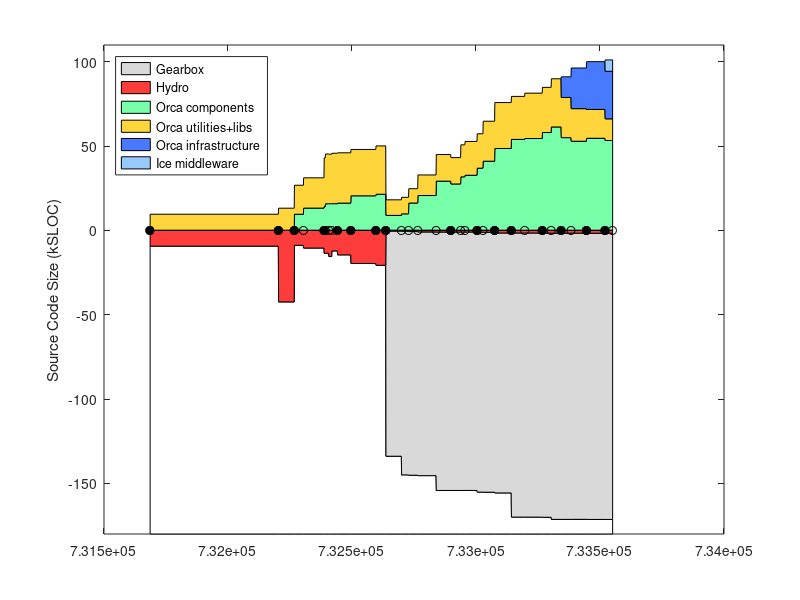

MATLAB code for this plot: (Note: this script raises an error after producing the figure.)
% keep track of orca project size using sloccount
clear all

%%%%%%%%%% DATA %%%%%%%%%%%%%%%%%%%%

% include/* except: include/{Freeze IceSSL IcePatch2}
% src/{Ice Slice IceGrid icecpp IceStorm slice2cpp IceUtil IceBox IceXML}
%  Sice212 = [
%  (7842-1000) + (22093+18419+11499+10568+4392+4200+4252+567+316)
%  ];
%  Sice301 = [
%  (8164-1000) + (23018+19384+19169+10596+4479+4343+4308+622+319)
%  ];
% same as above, but now also add Java:
% src/{IceInternal Ice IceUtil IceBox}
%  Sice310 = [
%  (8810-1200) + (24275+20494+22689+10587+4569+4877+4770+667+319) + (13190+6915+1262+493)
%  ];
%  Sice311 = [
%  (8950-1275) + (24511+20505+22898+10590+4600+4884+4782+683+323) + (13266+6929+1262+504)
%  ];

% it's much easier to count the whole of Ice (we use most of it anyway)
% sloccount cpp/include/ cpp/src/
% (this does not account for .ice files in [ice]/slice/* but it's a small fraction of total)
Sice212 = 133523;
Sice301 = 144513;
Sice310 = 153243;
Sice311 = 154145;
Sice320 = 168475;
Sice321 = 169725;
Sice330 = 167422;

% indeces
iyy=1;
imm=2;
idd=3;
iver=4;
isub=5;
ibase=6;
icomp=7;
iutil=8;
iad=9;
icrp=10;

% the old way to count lines in *.ice files:
% rename them to *.cpp like this:
% $cd src/interfaces/slice/orca; for file in *; do mv $file `echo $file | sed s/.ice/.cpp/`; done
Sorca = [ ...
% YY    MM  DD  ?   SUB     BASE    COMP   UTILS   A&D  COMMON  VERSION
% 0.8.6: a single distro, divide in halves arbitrarily
2003     4  14  1   0       18930/2 18930/2  0      0   0    % 0.8.6 (last change in doc/ChangeLog
% BASE: orca-base
% COMP: sloccount orca-components/src/components
% UTIL: slocc orca-components/src/util
2004     9  13  1   0       42543   13047   0       0   0   % 0.11.0
2004    11  16  1   0       8963    17208   9441    0   0   % 0.12.0
2004    12  23  0   0       10596   17965   13094   0   0   % 0.12.1
2005     3  16  1   0       13767   28881   14005   0   0   % 0.13.0
2005     3  21  0   0       13620   29524   15665   0   0   % 0.13.1
2005     4   4  0   0       15630   29345   15727   0   0   % 0.13.2
2005     4  16  0   0       12283   29897   15724   0   0   % 0.13.3
2005     5   9  1   0       14639   29838   16056   0   0   % 0.14.0
2005     7   2  1   0       19751   27479   20395   0   0   % 0.15.0
2005    10  11  1   0       20818   28675   21303   0   0   % 1.0.0
% BASE: c_count src/interfaces/slice/orca/*.ice
% COMP: sloccount src/components
% UTIL: sloccount src/utils
2005    11  20  1   Sice212 530    9226         8781        0    0   % 2.0.0-rc1
2006     1  22  0   Sice301 596    9801         9695        0    0   % 2.0.0-rc2
% UTIL-IN-COMP: sloccount components/log* 
% COMP: sloccount components MINUS UTIL-IN-COMP
% UTIL: sloccount utils PLUS UTIL-IN-COMP
2006     2  20  0   Sice301 813    9867-1372    14734+1372  0    0  % 2.0.0-rc3
% UTIL-IN-COMP: sloccount components/orcaview* components/log*
2006     3  29  0   Sice301 1052   14625-2421   18131+2421  0    0  % 2.0.0-rc4
2006     6  11  0   Sice310 1116   19999-4215   24867+4215  0    0  % 2.0.0-rc5  
2006     8   9  1   Sice310 1116   19979-4348   23066+4348  0    0  % 2.0.0
2006     9  18  0   Sice310 1094   19317-329    31304+329   0    0  % 2.0.1
2006    10   5  0   Sice310 1094   20384-329    32255+329   0    0  % 2.0.2
2006    11  23  1   Sice311 1178   21408-1001   35768+1001  0    0  % 2.1.0
% BASE: c_count src/interfaces/slice/orca/*.ice
% COMP: sloccount src/components
% UTIL: sloccount src/utils src/libs
2006    12  17  0   Sice311 1240    23701   40914  0     0 % 2.1.1
2007     2   2  1   Sice311 1671    27238   48446  0     0 % 2.2.0
2007     4  10  1   Sice320 1671    25512   53828  0     0 % 2.3.0
2007     6   3  0   Sice320 1682    26905   54359  0     0 % 2.4.0
2007     8  13  1   Sice320 1772    26795   57918  0     0 % 2.5.0
2007     9  18  0   Sice321 1787    28573   61216  0     0 % 2.6.0
% A&D: Hydro: sloccount src
2007    10  28  1   Sice321 1787    23840   54879  12251  0     % 2.7.0
2007    12   7  0   Sice321 1750    19312   52762  24104  0     % 2.8.0
2008     2   7  1   Sice321 1811    17083   54520  28341  0     % 2.9.0
% COMMON: Gearbox: sloccount src
% YY    MM  DD  ?   SUB     BASE    COMP    UTILS  A&D   COMMON VERSION
2008     4  22  1   Sice321 1825    12851   53186  28196  6750  % 2.10.0
];
Vorca ={'0.8.6', '0.11.0', '0.12.0', '0.12.1', '0.13.0', '0.13.1', '0.13.2', '0.13.3', '0.14.0', '0.15.0', '1.0.0', ...
    '2.0.0-rc1', '2.0.0-rc2', '2.0.0-rc3', '2.0.0-rc4', '2.0.0-rc5', '2.0.0', '2.0.1', '2.0.2', '2.1.0', '2.1.1', ...
    '2.2.0', '2.3.0', '2.4.0', '2.5.0', '2.6.0', '2.7.0', '2.8.0', '2.9.0', '2.10.0' }';

% add a dummy release just for display
Sorca(end+1,:) = Sorca(end,:);
Sorca(end,imm) = Sorca(end,imm)+1;
Sorca(end,iver) = 0;
Vorca{end+1} = 'dummy';

% convert dates
Torca = datenum(Sorca(:,iyy),Sorca(:,imm),Sorca(:,idd));

% 2nd digit releases
i2 = (Sorca(:,iver)==1);
Torca2 = Torca(i2);
Vorca2 = Vorca(i2);

% for comparison, ASN
%  Sasn = 90433;

Sgenom = [
% YY    MM  DD  ? SUB   BASE    COMP    UTIL    VERSION
% SUB : cd pocolibs-2.3; sloccount include src
% BASE: cd genom-2.0; sloccount include src
% COMP: 0
% UTIL: 0 
2007    8   31  1  9786    11368   0   0       % 2.0
];

Splayer = [ 
% YY    MM  DD  ?   SUB     BASE                COMP       UTIL  VERSION
% BASE: (server-drivers)+client_libs
% COMP: drivers + utils
2002    12 04   1  0    (17331-12037)+9188      12037+2685 0    % 1.3.1
2003    7  15   1  0    (30452-24334)+12458     24334+3064 0    % 1.4-rc1
2003    12 07   1  0    (37378-30947)+13110     30947+9633 0    % 1.4-rc2
2004    5  31   1  0    (49225-42643)+13664     42643+3550 0    % 1.5
2004    11 12   1  0    (50758-43190)+13545     43190+4479 0    % 1.6
2005    1  31   0  0    (52069-44517)+13576     44517+4662 0    % 1.6.2
2005    7  28   0  0    (53348-45686)+14300     45686+5188 0    % 1.6.5
% BASE: (libplayercore-./bindings) + client_libs + (libplayertcp-./bindings)
% note: libplayerxdr is autogenerated
% COMP: server + utils
2005    10 25   0  0    (4866-0)+7560+(1391-0)  46474+5725  0   % 2.0pre7
% SUB : 0
% BASE: sloccount libplayercore client_libs libplayertcp 
%           MINUS sloccount libplayercore/bindings/ libplayertcp/bindings
% note: libplayerxdr is autogenerated
% COMP: sloccount server 
% UTIL: sloccount utils PLUS stage/src
% YY    MM  DD  ?   SUB     BASE                COMP       UTIL  VERSION
2006    2  28   1  0    63992-47749-1291        54704       0     % 2.0.0
2006    3  25   1  0    65606-48912-1291        53033       0     % 2.0.1
2006    6   9   1  0    69083-51546-1319        61421       0     % 2.0.2
2006    9  26   1  0    69388-51546-1319        64088       13606       % 2.0.3
2007    5   2   1  0    69602-51686-1359        58396       9589+13606  % 2.0.4
2007   12  13   1  0    34980-2039              74385       11417+15464 % 2.1.0rc1
2008    4  11   1  0    24808-109               84226       12154+15464 % 2.1.0
];
Tplayer = datenum(Splayer(:,1),Splayer(:,2),Splayer(:,3));

Saria = [
% YY    MM  DD  ? SUB   BASE    COMP    UTIL    VERSION
% SUB : 0
% BASE: sloccount ArNetworking/include/ ArNetworking/src/
% COMP: sloccount include src
% UTIL: 0 
2007    2   20  1  0    15854   45965   0       % 2.5.1
];

Scarmen = [
% YY    MM  DD  ?   SUB     BASE    COMP                    UTIL   VERSION
% SUB : cd src; sloccount ipc
% BASE: sloccount carmenpp global java python
% COMP: sloccount src MINUS all other
% UTIL: sloccount logger logtools mapeditor param_daemon robotgui simulator 
2007    8   15  1  24965    12032   107745-24965-12032-19629  19629   % 0.6.7
];

Sorocos = [
% YY    MM  DD  ?   SUB     BASE    COMP                        UTIL   VERSION
% SUB : cd ACE_wrappers; sloccount ace PLUS sloccount TAO/tao/
% BASE: ?
% LIBS: sloccount orocos-bfl-[VERSION]-src/src PLUS sloccount kdl-[VERSION]/kdl
% COMP: sloccount orocos-rtt-[VERSION]/src PLUS cd orocos-ocl-[VERSION]; sloccount hardware motion_control
% UTIL: cd orocos-ocl-[VERSION]; sloccount taskbrowser signals deployment reporting viewer ocl 
2007    8   15  1  160300+237011   0   (7767+12865)+(48971+20068)    5104   % ace-5.5, tao-1.5, rtt-1.2.1, bfl-0.6.1, kdl-0.4, ocl-0.4.1
];

Syarp = [
% YY    MM  DD  ?   SUB  BASE     COMP       UTIL   VERSION
% SUB : 0
% BASE: sloccount libYARP_OS libYARP_OS_compat
% COMP: sloccount yarpdev libYARP_dev libYARP_math libYARP_sig libYARP_sig_compat 
% UTIL: sloccount yarp-imageviewer modules
2007    7   26  1  0     21633   23528    1613   % 2.1.6
];

% YY    MM  DD  ?   SUB  BASE     COMP       UTIL
% SUB : 0
% BASE: 0
% COMP: sloccount . (matlab files will not be counted)
% UTIL: 0
Sopenslam = [
2007    8   16  1   0    0        23719      0
];

%%%%%%%%%% PLOTTING %%%%%%%%%%%%%%%%%%%%

Smax = 180;
d0 = [Torca Torca+1]'; d0=d0(:); d0(1)=[];
d1 = Smax-Sorca(:,isub)-Sorca(:,ibase); d1 = [d1 d1]'; d1=d1(:); d1(end)=[];
d2 = Sorca(:,isub); d2 = [d2 d2]'; d2=d2(:); d2(end)=[];
d3 = Sorca(:,ibase); d3 = [d3 d3]'; d3=d3(:); d3(end)=[];
d4 = Sorca(:,icomp); d4 = [d4 d4]'; d4=d4(:); d4(end)=[];
d5 = Sorca(:,iutil); d5 = [d5 d5]'; d5=d5(:); d5(end)=[];
d6 = Sorca(:,iad); d6 = [d6 d6]'; d6=d6(:); d6(end)=[];
d7 = Sorca(:,icrp); d7 = [d7 d7]'; d7=d7(:); d7(end)=[];

figure(1), clf
ha=area( d0, [d1 d2 d3 d5 d4 d6 d7]/1e3, -Smax ); hold on
plot( Torca, 0*Torca, 'k-o' )
h2=plot( Torca2, 0*Torca2, 'ko' );
set(h2,'markerfacecolor','k')
ylabel('Source Code Size (kSLOC)')

% colors
white = 1*[1 1 1];
gray = .85*[1 1 1];
red = min(255,[255 0 0]+60)/255;
orange = min(255,[255 153 0]+60)/255;
green = min(255,[60 255 109]+60)/255;
dblue = min(255,[51 102 255]+20)/255;
lblue = min(255,[51 102 255]+100)/255;

set(ha(1),'facecolor', white);
set(ha(2),'facecolor', gray);
set(ha(3),'facecolor', red);
set(ha(4),'facecolor', green);
set(ha(5),'facecolor', orange);
set(ha(6),'facecolor', dblue);
set(ha(7),'facecolor', lblue);
ha(1)=[];
legend(fliplr(ha),'Gearbox','Hydro','Orca components','Orca utilities+libs','Orca infrastructure','Ice middleware', 'Location','NorthWest')
%  xlim(datenum([2004;2005],[7;7],[1;1]) )
ylim([-Smax 110])
ax=axis;
%  xlim( [ax(1) datenum([2006 12 31])] )
ax=axis;
% label releases
mark('x', Torca2 )
i2odd = (1:2:length(Torca2));
ht = text(Torca2(i2odd)+5,.04*ax(4)*ones(length(i2odd),1),Vorca2(i2odd));
set(ht,'fontsize',8)
i2even = (2:2:length(Torca2));
ht = text(Torca2(i2even)+5,.08*ax(4)*ones(length(i2even),1),Vorca2(i2even));
set(ht,'fontsize',8)
datetick( 'x', 12 )
hp = plot( Tplayer, -Splayer(:,ibase)/1e3, 'k--o', Tplayer, Splayer(:,icomp)/1e3, 'k--o' );
set(hp, 'color', .5*[1 1 1] )
hpt = text( Tplayer(2), -Splayer(2,ibase)/1e3-8, 'Player infrastructure');
set(hpt, 'color', .5*[1 1 1] )
hpt = text( Tplayer(2), (Splayer(2,icomp)+Splayer(2,iutil))/1e3-5, 'Player "components+utils"');
set(hpt, 'color', .5*[1 1 1] )
%mark('y', Dasn(1,1)/1e3 );
%text( datenum([2003 5 1]), Dasn(1,1)/1e3, 'ASN')
xlabel('Releases')
title('http://orca-robotics.sf.net')

ht=text(datenum(2003,7,1),-Smax+15, '*   generated using David A. Wheeler`s SLOCCount' );
set(ht,'fontsize',8)
ht=text(datenum(2003,7,1),-Smax+5, '** see data in [ORCA]/scripts/matlab/sloccount/slocs.m' );
set(ht,'fontsize',8)

xlim( [ax(1) datenum([2008 6 1])] )
